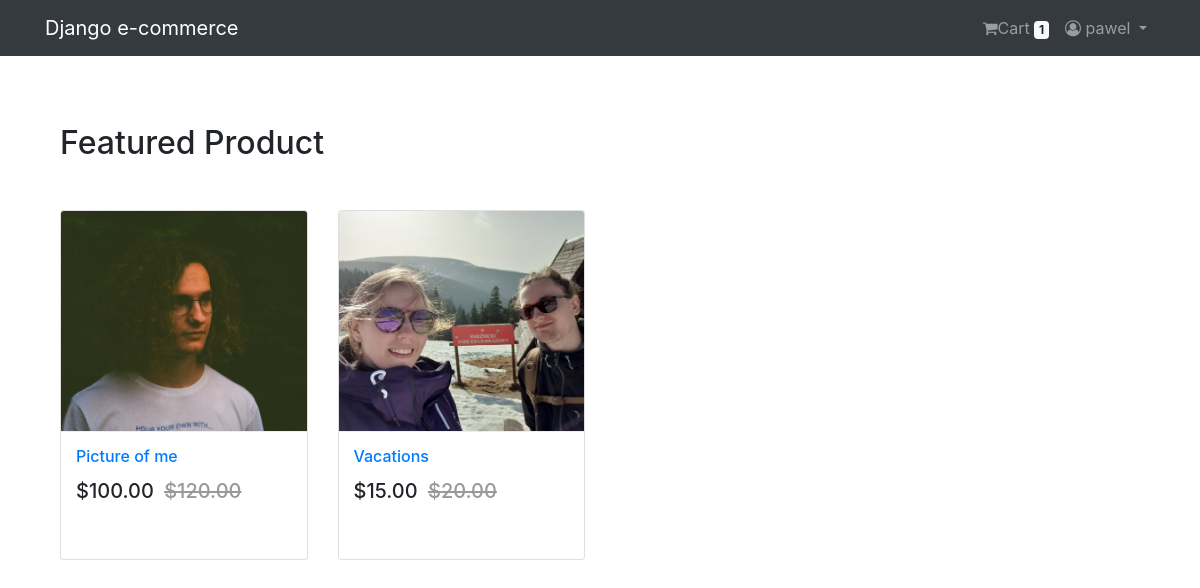
/ (signed in), run on the app's committed database.
### Login_API/models.py (models this page shows, shortened)
class User(AbstractBaseUser, PermissionsMixin):
    email = models.EmailField(unique = True, null = False)
    is_staff = models.BooleanField(
        ugettext_lazy('Staff Status'),
        default = False,
        help_text = ugettext_lazy('Decides if the user is authorized to log in')
    )
    is_active = models.BooleanField(
        ugettext_lazy('Active'),
        default = True,
        help_text = ugettext_lazy('Decides if the user is active')
    )
    USERNAME_FIELD = 'email'
    objects = MyUserManager()

class Profile(models.Model):
    user = models.OneToOneField(User, on_delete = models.CASCADE, related_name = 'profile')
    username = models.CharField(max_length = 255, null = True, blank = True)
    full_name = models.CharField(max_length = 255, null = True, blank = True)
    address = models.TextField(max_length = 300, null = True, blank = True)
    city = models.CharField(max_length = 86, null = True, blank = True)
    zipcode = models.CharField(max_length = 6, null = True, blank = True)
    country = models.CharField(max_length = 60, null = True, blank = True)
    phone = models.CharField(max_length = 10, null = True, blank = True)
    date_joined = models.DateTimeField(auto_now_add = True)

### Order_API/models.py (models this page shows, shortened)
class Order(models.Model):
    orderitems = models.ManyToManyField(Cart)
    user = models.ForeignKey(settings.AUTH_USER_MODEL, on_delete = models.CASCADE)
    ordered = models.BooleanField(default = False)
    created = models.DateTimeField(auto_now_add = True)
    payment_id = models.CharField(max_length = 255, blank = True, null = True)
    order_id = models.CharField(max_length = 255, blank = True, null = True)

### Shop_API/models.py (models this page shows, shortened)
class Product(models.Model):
    mainimage = models.ImageField(upload_to = 'Product')
    name = models.CharField(max_length = 255)
    category = models.ForeignKey(
        Category,
        on_delete = models.CASCADE,
        related_name = 'category'
    )
    preview_text = models.TextField(max_length = 200, verbose_name = 'Preview Text')
    details_text = models.TextField(max_length = 1000, verbose_name = 'Description')
    price = models.FloatField()
    old_price = models.FloatField(default = 0.00)
    created_time = models.DateTimeField(auto_now_add = True)
    class Meta:
        ordering = ['-created_time',]

### Shop_API/views.py (the view)
# urls.py: path('', views.Home.as_view(), name = 'home'),
class Home(ListView):
    model = Product
    template_name = 'Shop_API/home.html'

### Order_API/templatetags/cart_tag.py (called while the page is built)
@register.filter
def cart_total(user):
    order = Order.objects.filter(user = user, ordered = False)
    if order.exists():
        return order[0].orderitems.count()
    else:
        return 0

### templates/Shop_API/home.html
{% extends 'base.html' %}
{% block body_block %}
<div class="container my-5">
  <h2 class="my-5">Featured Product</h2>
  <div class="row">
    {% for product in object_list %}
      <div class="col-md-6 col-sm-12 col-lg-3">
        <figure class="card card-product">
          <div class="img-wrap">
            <img src="/media/{{ product.mainimage }}" style="width:100%; height:300px;">
          </div>
          <figcaption class="info-wrap">
            <h6 class="title"><a href="{% url 'Shop_API:product_detail' pk=product.pk %}">{{ product.name }}</a></h6>
            <div class="action-wrap">
              <div class="price-wrap h5">
                <span class="price-new"> ${{ product.price|floatformat:2 }} </span>
                <span class="price-old"><strike> ${{ product.old_price|floatformat:2 }} </strike></span>
              </div>
            </div>
          </figcaption>
        </figure>
      </div>
  {% endfor %}
  </div>
</div>
{% endblock %}

### templates/navbar.html (shortened to what this page needs)
{% load cart_tag %}
<nav class="navbar navbar-expand-lg navbar-dark bg-dark">
  <div class="container">
    <a class="navbar-brand" href="{% url 'Shop_API:home' %}">Django e-commerce</a>
    <div class="collapse navbar-collapse" id="navbarNav">
      <ul class="navbar-nav ml-auto">
        {% if request.user.is_authenticated %}
        <li class="nav-item" style="color: white;">
          <a class="nav-link" href="{% url 'Order_API:cart' %}"><i class="fa fa-shopping-cart" aria-hidden="true"></i>Cart
            <span class="badge badge-light">{{ request.user|cart_total }}</span>
          </a>
        </li>
        <li class="nav-item dropdown" style="color: white;">
          <a class="nav-link dropdown-toggle" href="#" id="navbarDropdown" role="button" data-toggle="dropdown" aria-hashpopup="true" aria-expanded="false">
            <i class="fa fa-user-circle-o"></i> {{ request.user.profile.username }}
          </a>
        </li>
        {% else %}
        <li class="nav-item">
          <a href="{% url 'Login_API:login' %}" class="btn btn-info btn-sm">Log In</a>
          <a href="{% url 'Login_API:signup' %}" class="btn btn-info btn-sm">Sign Up</a>
        </li>
        {% endif %}
      </ul>
    </div>
  </div>
</nav>

### templates/base.html (style rules this page uses)
.card { height: 350px; }
.card-product::after { content: ""; display: table; clear: both; visibility: hidden; }
.card-product .price-new, .card-product .price { margin-right: 5px; }
.card-product .price-old { color: #999; }
.card-product .img-wrap { border-radius: 3px 3px 0 0; overflow: hidden; position: relative; height: 220px; text-align: center; }
.card-product .img-wrap img { max-width: 100%; max-height: 100%; object-fit: cover; }
.card-product .info-wrap { overflow: hidden; padding: 15px; border-top: 1px solid #eee; }
.card-product .action-wrap { padding-top: 4px; margin-top: 4px; }
.card-product .title { margin-top: 0px; }

### data on the page
User: user|cart_total "1", user.profile.username "pawel"
Product: mainimage (picture), name "Picture of me", price "100.00", old_price "120.00"
Product: mainimage (picture), name "Vacations", price "15.00", old_price "20.00"
